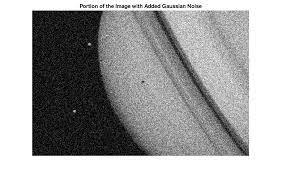
#> input picture picture/moon.jfif, 282 x 179 px, found by its file name
$ jupyter execute '17--Digital image processing --   Morphological Transformations -closing.ipynb'
#> lines starting #> are read from the running program, lines starting #| are printed output that depends on the picture
Closing is reverse of Opening, Dilation followed by Erosion. It is useful in closing small holes inside the foreground objects, or small black points on the object.

[cell 1]
from skimage import data
import cv2 as cv
import numpy as np

[cell 2]
img=cv.imread(r"D:\output image\moon.jfif")
#> img is the input picture: shape (179, 282, 3); min 0, max 255, mean 161
kernel=np.ones((5,5), np.uint8)
Closing=cv.morphologyEx(img,cv.MORPH_CLOSE, kernel)
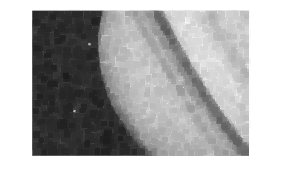
#> Closing: shape (179, 282, 3); min 28, max 255, mean 176.6
opening=cv.morphologyEx(img,cv.MORPH_OPEN, kernel)
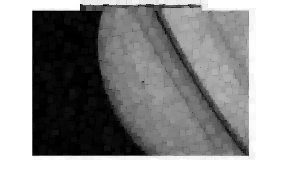
#> opening: shape (179, 282, 3); min 0, max 255, mean 145.3


#compare with opening technique
cv.imshow("image",img)
cv.imshow("ClosingTech",Closing)
cv.imshow("OpeningTech",opening)

cv.waitKey()
cv.destroyAllWindows()

$ run again, with picture/noi.jfif copied over picture/moon.jfif
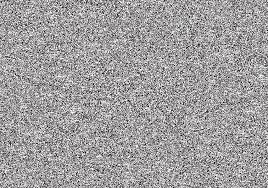
#> input picture picture/noi.jfif, 268 x 188 px, found by its file name
#> img is the input picture: shape (188, 268, 3); mean B, G, R 159, 158, 160
#> `Closing=cv.morphologyEx(img,cv.MORPH_CLOSE, kernel)`:
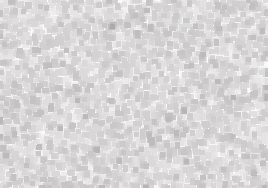
#> Closing: shape (188, 268, 3); mean B, G, R 215.5, 214.6, 216.5
#> `opening=cv.morphologyEx(img,cv.MORPH_OPEN, kernel)`:
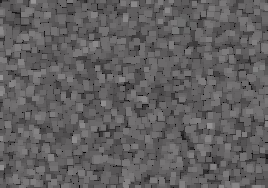
#> opening: shape (188, 268, 3); mean B, G, R 96.5, 95.5, 97.5
